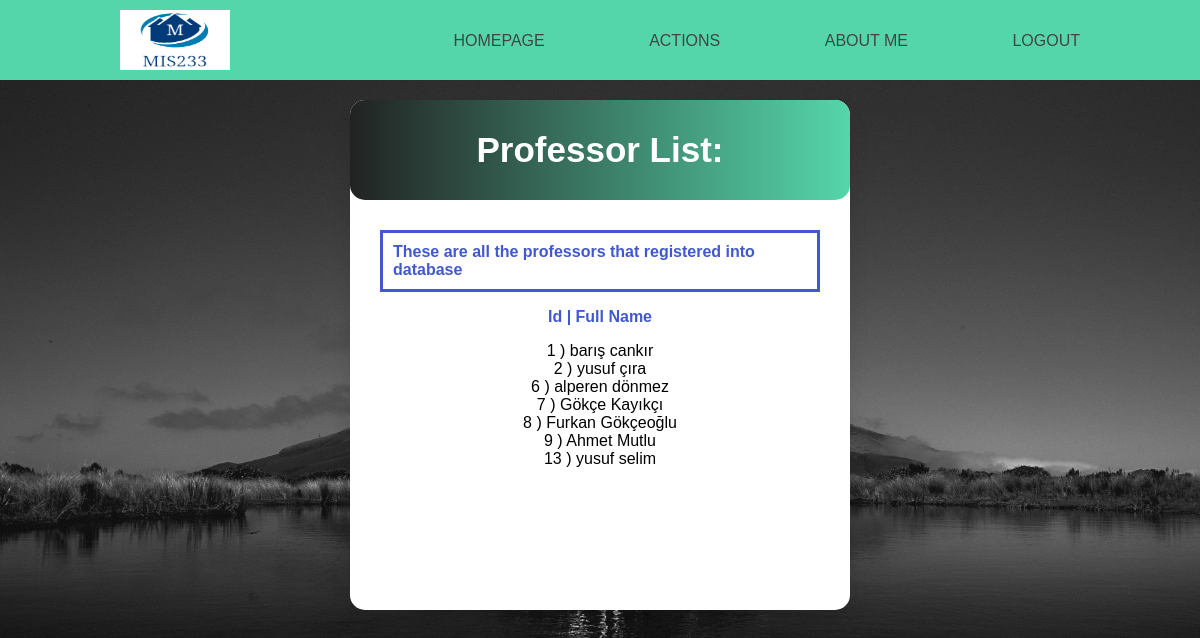
Screenshot of /pages/admin/actionAdminObtainProfessorList.php (signed in) with the database file from the repository.
### tables this page shows
CREATE TABLE `professors` (
  `professor_id` int(11) NOT NULL,
  `user_name` varchar(15) NOT NULL,
  `first_name` varchar(100) NOT NULL,
  `last_name` varchar(20) NOT NULL,
  `age` int(11) NOT NULL,
  `email` varchar(100) NOT NULL,
  `password` varchar(15) NOT NULL,
  `tel_number` varchar(11) NOT NULL,
  `is_active` tinyint(1) NOT NULL
);

### pages/admin/actionAdminObtainProfessorList.php (the view, shortened to what this page needs)
<!DOCTYPE html>
<html lang="en">
<head>
    <link rel="stylesheet" type="text/css" href="../../css/style.css">
</head>
<body>
<?php
include "/xampp/htdocs/project2/dynamics/admin/navigationAdmin.php";
?>
<div class="wrapper" style="width: 500px; margin-top:20px;!important; padding-bottom: 300px ">
    <div class="title" style="font-size: 35px;!important;">
        Professor List:
    </div>
    <form action="actionAdminObtainProfessorList.php" method="post">
        <div class="field">
            <p id="courses">
            <p style="font-family: 'Candara', sans-serif;font-weight: 900;color: #4158d0;border-radius: %80;border: #4158d0 solid;
padding: 10px">
                These are all the professors that  registered into database
            </p>
            <p style="text-align: center;color: #4158d0;font-weight: 700">Id | Full Name </p>
            <p style="text-align: center;position: relative" >
                <?php
                $conn=mysqli_connect("127.0.0.1","root","","project2");
                $sql = "	SELECT professor_id,first_name,last_name from professors";
                $result = mysqli_query($conn, $sql);
                while($row=mysqli_fetch_array($result)){
                    echo $row["professor_id"];
                    echo " ) ";
                    echo  $row["first_name"];
                    echo $row["last_name"];
                    echo "<br>";
                }
                ?>
            </p>
        </div>
    </form>
</div>
</body>
</html>

### css/style.css (style rules this page uses)
body { margin: 0; background: #222; font-family: 'Work Sans',sans-serif; font-weight: 300; background-image: url("../img/background.jpg"); background-repeat: no-repeat; background-size: cover; }
.wrapper { width: 380px; background: #fff; border-radius: 15px; box-shadow: 0px 15px 20px rgba(0,0,0,0.1); margin:auto; margin-top: 10%; }
.wrapper .title { color: #fff; font-size: 35px; font-weight: 600; text-align: center; line-height: 100px; border-radius: 15px; background: linear-gradient(90deg, rgba(34,34,34,1) 0%, rgba(85,214,170,1) 100%); }
.wrapper form { padding: 10px 30px 30px; }
.wrapper form .field { position: relative; height: 50px; width: 100%; margin-top: 20px; }

### rows the page displays
professors: professor_id "1", first_name "barış", last_name "cankır"
professors: professor_id "2", first_name "yusuf", last_name "çıra"
professors: professor_id "6", first_name "alperen", last_name "dönmez"
professors: professor_id "7", first_name "Gökçe", last_name "Kayıkçı"
professors: professor_id "8", first_name "Furkan", last_name "Gökçeoğlu"
professors: professor_id "9", first_name "Ahmet", last_name "Mutlu"
professors: professor_id "13", first_name "yusuf", last_name "selim"
